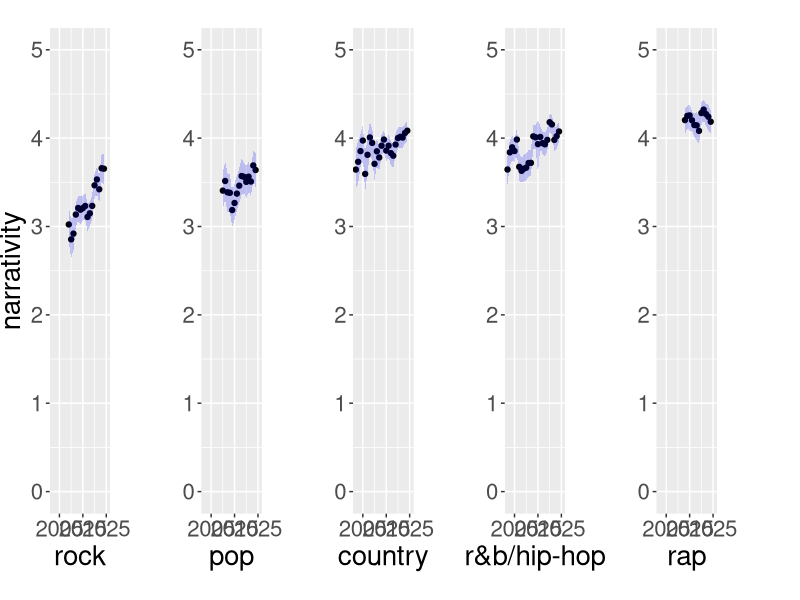

Source code (R):
library(ggplot2)
library(patchwork)

data=read.table("../data/billboard.subcharts.yearly.data", head=FALSE, sep="\t")
rb_data=data[data$V1=="rb",]
country_data=data[data$V1=="country",]
rock_data=data[data$V1=="rock",]
pop_data=data[data$V1=="pop-airplay",]
rap_data=data[data$V1=="rap",]
rbhiphop_data=data[data$V1=="rbhiphop",]

big_text_theme <- theme(
  axis.title = element_text(size = 20),
  axis.text = element_text(size = 16),
  plot.title = element_text(size = 24),
  strip.text = element_text(size = 18)
)

scale <- scale_x_continuous(breaks = c(2005, 2015, 2025))
# scale_x_continuous(breaks = seq(2002, 2024, by = 9)) 

country_g=ggplot(country_data, aes(x=V3, y=V2)) + geom_point(alpha=10)+ ylab("") + xlab("country") + geom_ribbon(aes(ymin=V4, ymax=V5), alpha=0.2, fill="blue") + coord_cartesian(xlim = c(2002, 2025.5)) +ylim(0,5)+ scale + big_text_theme

rock_g=ggplot(rock_data, aes(x=V3, y=V2)) + geom_point(alpha=10)+ ylab("narrativity") + xlab("rock") + geom_ribbon(aes(ymin=V4, ymax=V5), alpha=0.2, fill="blue") + ylim(0,5)+ coord_cartesian(xlim = c(2002, 2025.5)) + scale + big_text_theme

pop_g=ggplot(pop_data, aes(x=V3, y=V2)) + geom_point(alpha=10)+ ylab("") + xlab("pop") + geom_ribbon(aes(ymin=V4, ymax=V5), alpha=0.2, fill="blue") + ylim(0,5)+ coord_cartesian(xlim = c(2002, 2025.5)) + scale + big_text_theme

rap_g=ggplot(rap_data, aes(x=V3, y=V2)) + geom_point(alpha=10)+ ylab("") + xlab("rap") + geom_ribbon(aes(ymin=V4, ymax=V5), alpha=0.2, fill="blue") + ylim(0,5)+ coord_cartesian(xlim = c(2002, 2025.5)) + scale + big_text_theme

rbhiphop_g=ggplot(rbhiphop_data, aes(x=V3, y=V2)) + geom_point(alpha=10)+ ylab("") + xlab("r&b/hip-hop") + geom_ribbon(aes(ymin=V4, ymax=V5), alpha=0.2, fill="blue") + ylim(0,5) + coord_cartesian(xlim = c(2002, 2025.5)) + scale + big_text_theme

pdf("billboard_subcharts_year.pdf", width=20)

(rock_g + pop_g + country_g + rbhiphop_g + rap_g) +
  plot_layout(ncol = 5, widths = rep(.5, 5)) &
  theme(plot.margin = margin(10, 30, 10, 0)) 

dev.off()